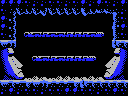

The image is a tile-based game level rendered from a .tmx file. Its description and complete source (layers, tilesets, objects, tile grids) follow:
An orthogonal 16x12 tile map with 8x8 px tiles, 1 tile layer (Tile Layer 1) and 12 objects (8x item, door-up, door-left, door-right, door-down).

<map version="1.0" orientation="orthogonal" renderorder="right-down" width="16" height="12" tilewidth="8" tileheight="8" nextobjectid="38">
 <tileset firstgid="1" name="tiles" tilewidth="8" tileheight="8" tilecount="256" columns="16">
  <image source="tiles.png" width="128" height="128" />
 </tileset>
 <layer name="Tile Layer 1" width="16" height="12">
  <data encoding="csv">
124,124,124,122,123,123,122,122,123,122,124,123,124,122,123,124,
122,201,130,133,130,134,130,130,130,130,129,133,131,132,202,123,
124,126,1,1,1,1,1,1,1,1,1,1,1,1,125,122,
124,126,1,1,1,1,1,1,1,1,1,1,1,1,251,124,
122,126,1,138,255,139,255,255,139,139,139,255,140,1,125,122,
117,118,1,1,1,1,1,1,1,1,1,1,1,1,113,115,
193,194,1,1,1,1,1,1,1,1,1,1,1,1,181,182,
209,210,211,1,138,255,139,255,139,139,139,140,1,196,197,198,
225,226,227,1,1,1,1,1,1,1,1,1,1,212,213,214,
241,242,243,97,99,98,97,99,99,98,98,99,98,228,229,230,
117,115,116,114,117,118,116,116,116,114,113,115,115,115,115,115,
123,124,123,122,122,123,122,122,124,124,122,122,123,122,124,122
</data>
 </layer>
 <objectgroup name="objects">
  <object id="26" type="door-up" x="48" y="0" width="32" height="16" />
  <object id="27" type="item" x="32" y="16" width="16" height="16" />
  <object id="28" type="door-left" x="0" y="16" width="16" height="24" />
  <object id="29" type="item" x="48" y="40" width="16" height="16" />
  <object id="30" type="door-right" x="112" y="16" width="16" height="24" />
  <object id="31" type="item" x="64" y="40" width="16" height="16" />
  <object id="32" type="item" x="32" y="40" width="16" height="16" />
  <object id="33" type="item" x="80" y="16" width="16" height="16" />
  <object id="34" type="item" x="48" y="16" width="16" height="16" />
  <object id="35" type="door-down" x="48" y="80" width="32" height="16" />
  <object id="36" type="item" x="64" y="16" width="16" height="16" />
  <object id="37" type="item" x="80" y="40" width="16" height="16" />
 </objectgroup>
</map>
